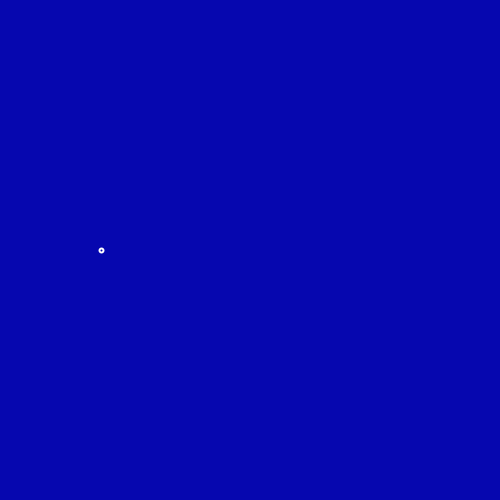
Frame 1 (no input)
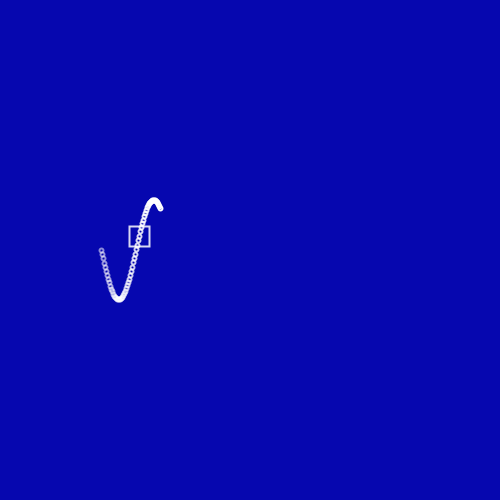
Frame 60 (the mouse pressed at the canvas centre just before this capture)
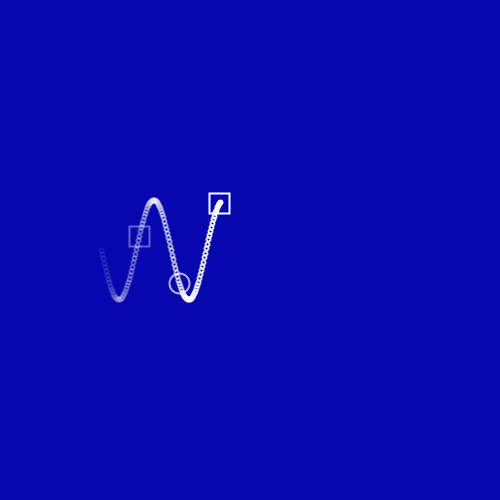
Frame 120 (the mouse held since frame 60 and released just before this capture)

The Processing sketch that drew these frames (run headless with seeded random() and noise(); from frame 60 on, the mouse is pressed at the canvas centre):

// Processing sketch: sketch_07052017
// ── sketch_07052017.pde
ArrayList<Courbe>courbe;
ArrayList<Circle>circle;
ArrayList<Square>square;
float x = 100,y;
float angle;
float speed = 0.09;
float count;
boolean form = false;
void setup(){
  size(500,500);
  smooth();
  noFill();
  courbe = new ArrayList<Courbe>();
  circle = new ArrayList<Circle>();
  square = new ArrayList<Square>();
}

void draw(){
  background(6,7,175);
  count++;
  strokeWeight(2);
  if(count==40){
    if(form){
    circle.add(new Circle(x,y));
    }else{
    square.add(new Square(x,y));
    }
    count = 0;
    if(form == false){
      form = true;
    }else{
      form = false;
    }
  }
  x++;
  y = 250 + sin(angle)*50;
  angle = angle+speed;
  courbe.add(new Courbe(x,y));
  if(x>width-100){
    x = 100;
  }
  
  for(int i = 0; i<courbe.size(); i++){
    Courbe c = courbe.get(i);
    c.display();
    if(c.end() == true){
      courbe.remove(i);
    }
  }
  for(int i = 0; i<circle.size(); i++){
    Circle c = circle.get(i);
    c.display();
    if(c.end() == true){
      circle.remove(i);
    }
  }
  for(int i = 0; i<square.size(); i++){
    Square s = square.get(i);
    s.display();
    if(s.end() == true){
      square.remove(i);
    }
  }
}
// ── Circle.pde
class Circle{
  float alpha = 255;
  float x,y;
  Circle(float _x, float _y){
    x = _x;
    y = _y;
  }
  
  boolean end(){
    alpha-=2;
    if(alpha<=0){
      return true;
    }else{
      return false;
    }
  }
  
  void display(){
    stroke(255,alpha);
    ellipse(x,y,20,20);
  }
}
// ── Courbe.pde
class Courbe{
  float alpha = 255;
  float x,y;
  Courbe(float _x, float _y){
    x = _x;
    y = _y;
  }
  
  
  boolean end(){
    alpha-=2;
    if(alpha<=0){
      return true;
    }else{
      return false;
    }
  }
  void display(){
   stroke(255,alpha);
   ellipse(x,y,4,4);
  }
}
// ── Square.pde
class Square{
  float alpha = 255;
  float x,y;
  Square(float _x, float _y){
    x = _x;
    y = _y;
  }
  
  boolean end(){
    alpha-=2;
    if(alpha<=0){
      return true;
    }else{
      return false;
    }
  }
  
  void display(){
    rectMode(CENTER);
    stroke(255,alpha);
    rect(x,y,20,20);
  }
}
